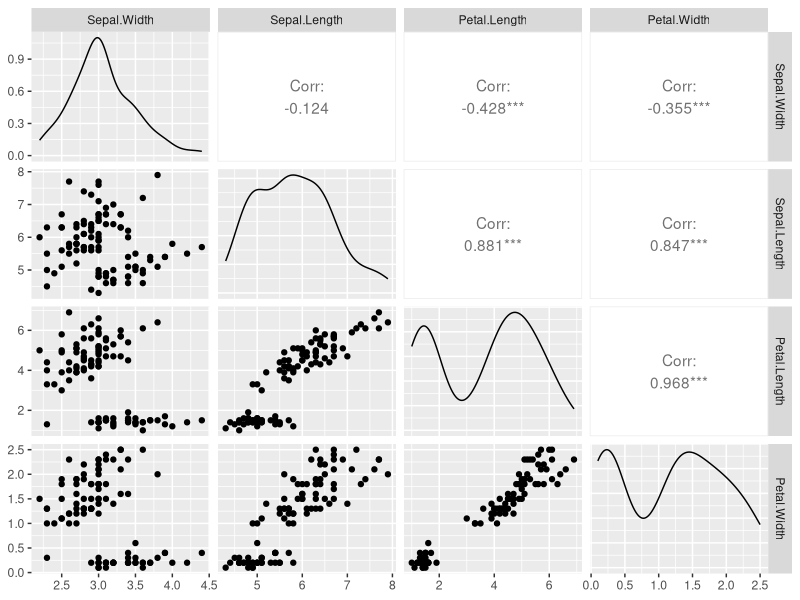
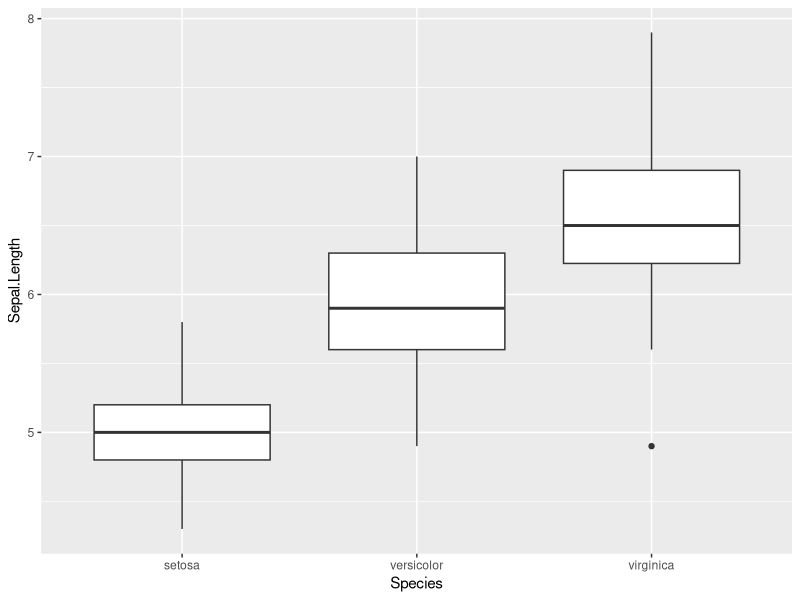
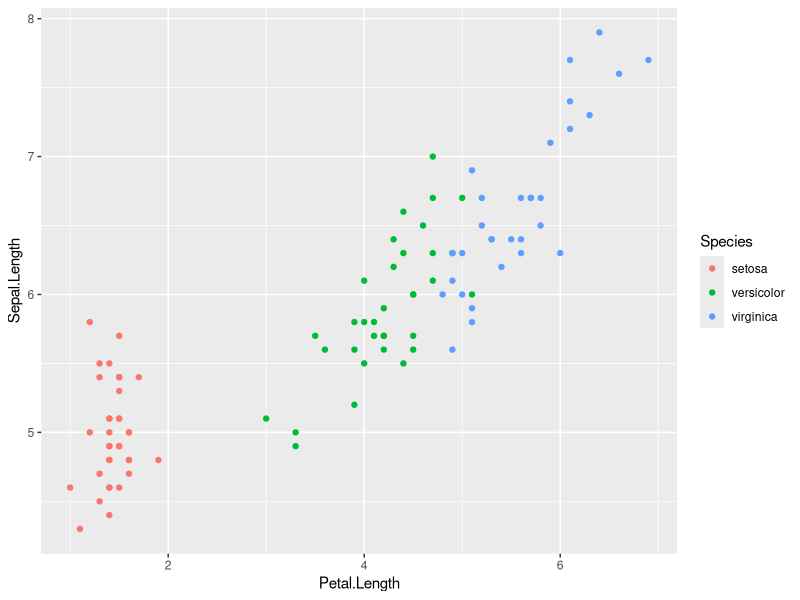
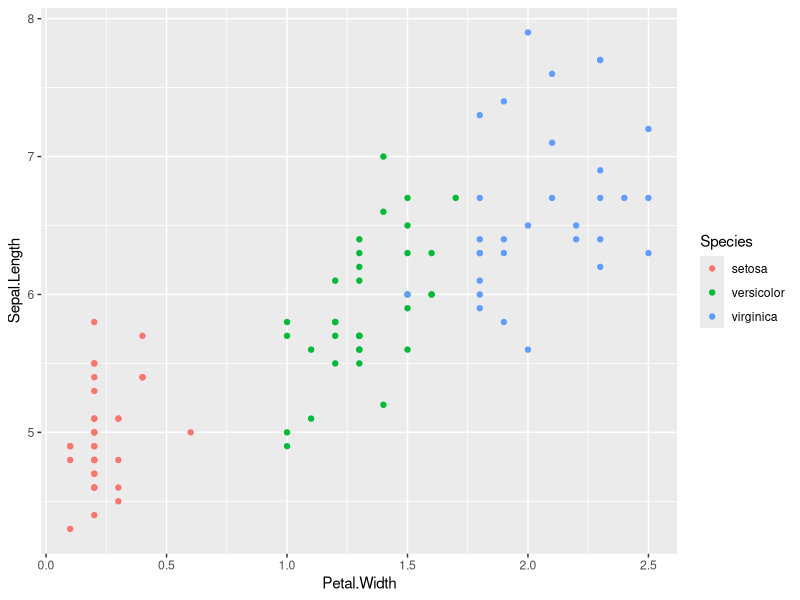
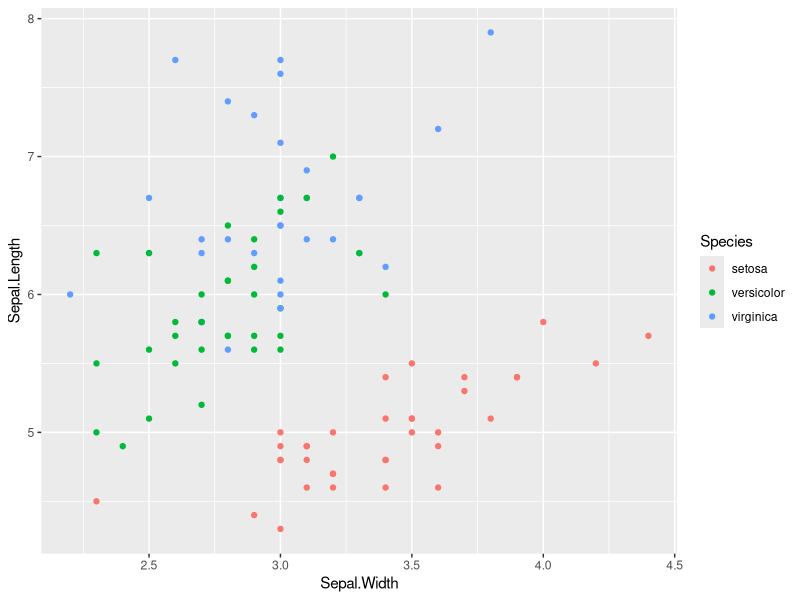
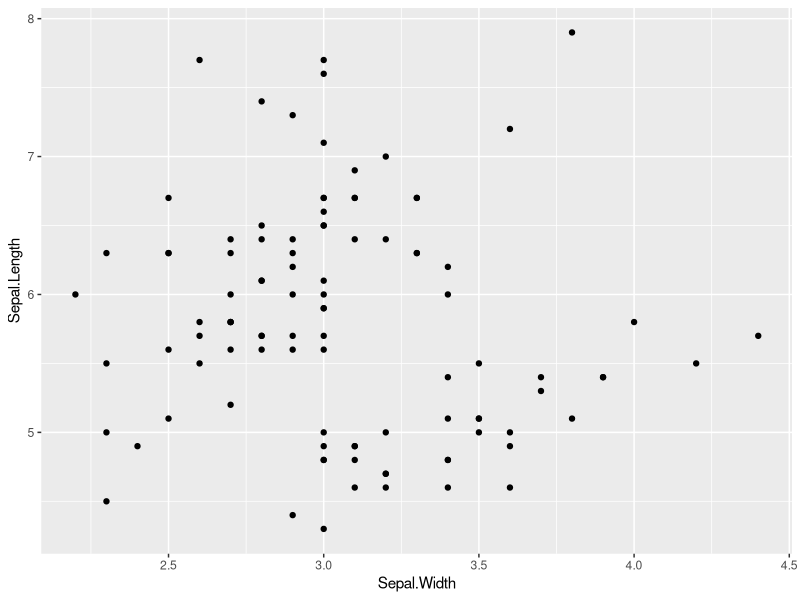
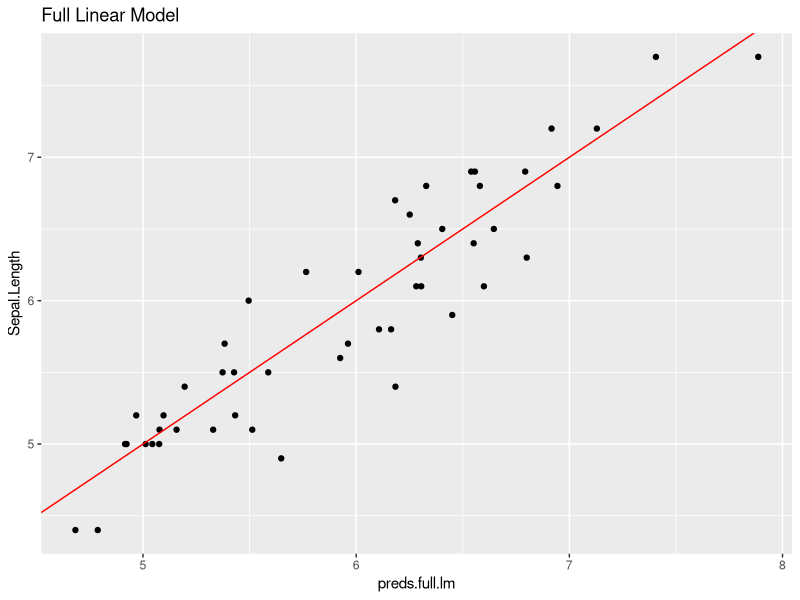
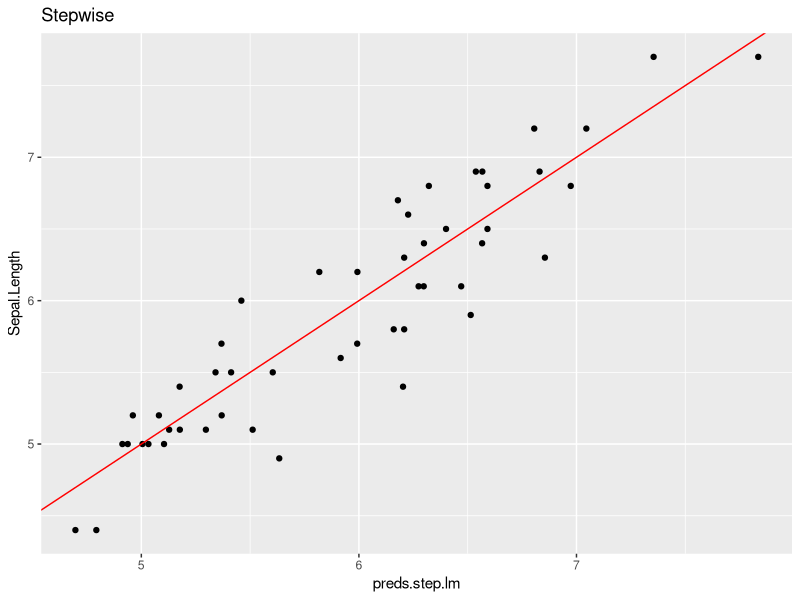

Write R code to recreate these figures, in order.
library(stats) # for step() function

# the 'iris' dataset is included with base R
head(iris)
dim(iris)

# good visual images of the variables:
# https://www.math.umd.edu/~petersd/666/html/iris_pca.html
# https://www.snaplogic.com/machine-learning-showcase/iris-flower-classification

# training / test split (no validation set this time)
set.seed(12345)
train.proportion <- 0.67
test.proportion <- 0.33

train.index <- sample(1:nrow(iris), nrow(iris)*train.proportion)
train.data <- iris[train.index,]
test.data <- iris[-train.index,]
dim(train.data)
dim(test.data)

### data exploration ###

# look at the full set of relationships between variables
# install.packages("GGally")
library(GGally)
ggpairs(subset(train.data,select=c(Sepal.Width, Sepal.Length, Petal.Length, Petal.Width)))

# boxplot of Sepal Length vs Species
ggplot(data=iris) +
  geom_boxplot(mapping = aes(x=Species, y=Sepal.Length))

# plot of Sepal Length vs Petal Length for different species
ggplot(data=train.data) + 
  geom_point(mapping = aes(x=Petal.Length, y=Sepal.Length, col=Species))

# plot of Sepal Length vs Petal Width for different species
ggplot(data=train.data) + 
  geom_point(mapping = aes(x=Petal.Width, y=Sepal.Length, col=Species))

# plot of Sepal Length vs Sepal Width for different species
ggplot(data=train.data) + 
  geom_point(mapping = aes(x=Sepal.Width, y=Sepal.Length, col=Species))

ggplot(data=train.data) + 
  geom_point(mapping = aes(x=Sepal.Width, y=Sepal.Length))

# note: there appear to be different relationships between these variables 
# for different species


### Train some models ###

# train a linear model for Petal Length against each predictor individually

# Petal Length as predictor
petal.length.lm <- lm(data = train.data, Sepal.Length ~ Petal.Length)
summary(petal.length.lm)

# Petal Width as predictor
petal.width.lm <- lm(data = train.data, Sepal.Length ~ Petal.Width)
summary(petal.width.lm)

# Sepal Width as predictor
sepal.width.lm <- lm(data = train.data, Sepal.Length ~ Sepal.Width)
summary(sepal.width.lm)
# what does the coefficient mean?

# Species 
species.lm <- lm(data = train.data, Sepal.Length ~ Species)
summary(species.lm)

  # aside: what does a linear model with only categorical predictors actually do?
  species.lm.preds <- predict(species.lm, newdata = train.data)
  head(species.lm.preds)
  table(species.lm.preds)
  
  library(tidyverse)
  train.data %>%
    group_by(Species) %>%
    summarise(avg_length=mean(Sepal.Length))

# Throw everything in together
full.lm <- lm(data=train.data, Sepal.Length ~ .)
summary(full.lm)

# backward stepwise regression
step.lm.backward <- step(full.lm, direction = "backward")
summary(step.lm.backward)

# what gets dropped?
# is this what you would expect?

# forward stepwise regression
dummy.lm <- lm(data=train.data, Sepal.Length ~ 1)
step.lm.forward <- step(dummy.lm, direction = "forward",
                        scope=list(lower=dummy.lm, upper=full.lm))
summary(step.lm.forward)

# any difference?


### Feature Engineering ###

# add an interaction term
inter.lm.1 <- lm(data=train.data, Sepal.Length ~ . + Sepal.Width*Species)
summary(inter.lm.1)

# add a bunch of interaction terms
inter.lm <- lm(data=train.data, Sepal.Length ~ . + Sepal.Width*Species + 
                 Petal.Length*Species + Petal.Width*Species + 
                 Petal.Width * Sepal.Width + Sepal.Width * Petal.Length + 
                 Petal.Length * Petal.Width)
summary(inter.lm)

# run stepwise regression again
step.lm.backward.inter <- step(inter.lm, direction="backward")
summary(step.lm.backward.inter)

# what looks like the best model?


### Model Testing ###

# produce predictions for the test set for each model
test.data$preds.full.lm <- predict(full.lm, newdata=test.data)
test.data$preds.step.lm <- predict(step.lm.backward, newdata=test.data)
test.data$preds.inter.lm <- predict(inter.lm, newdata=test.data)
test.data$preds.step.inter.lm <- predict(step.lm.backward.inter, newdata = test.data)
test.data$preds.petal.length.lm <- predict(petal.length.lm, newdata = test.data)


# plot actual values vs. predictions for each model
ggplot(data=test.data) + 
  geom_point(mapping = aes(x=preds.full.lm, y=Sepal.Length)) + 
  geom_abline(intercept = 0, slope = 1, color = "red") + 
  ggtitle("Full Linear Model")

ggplot(data=test.data) + 
  geom_point(mapping = aes(x=preds.step.lm, y=Sepal.Length)) + 
  geom_abline(intercept = 0, slope = 1, color = "red") + 
  ggtitle("Stepwise")

ggplot(data=test.data) + 
  geom_point(mapping = aes(x=preds.inter.lm, y=Sepal.Length)) + 
  geom_abline(intercept = 0, slope = 1, color = "red") + 
  ggtitle("Full Interaction Terms")

ggplot(data=test.data) + 
  geom_point(mapping = aes(x=preds.step.inter.lm, y=Sepal.Length)) + 
  geom_abline(intercept = 0, slope = 1, color = "red") + 
  ggtitle("Stepwise with Interaction Terms")

ggplot(data=test.data) + 
  geom_point(mapping = aes(x=preds.petal.length.lm, y=Sepal.Length)) + 
  geom_abline(intercept = 0, slope = 1, color = "red") + 
  ggtitle("Petal Length Only")

# accuracy metrics for each model
library(forecast)
accuracy(test.data$preds.full.lm, test.data$Sepal.Length)
accuracy(test.data$preds.step.lm, test.data$Sepal.Length)
accuracy(test.data$preds.inter.lm, test.data$Sepal.Length)
accuracy(test.data$preds.step.inter.lm, test.data$Sepal.Length)
accuracy(test.data$preds.petal.length.lm, test.data$Sepal.Length)

# R-squared for the test results
cor(test.data$preds.full.lm, test.data$Sepal.Length)^2
cor(test.data$preds.step.lm, test.data$Sepal.Length)^2
cor(test.data$preds.inter.lm, test.data$Sepal.Length)^2
cor(test.data$preds.step.inter.lm, test.data$Sepal.Length)^2
cor(test.data$preds.petal.length.lm, test.data$Sepal.Length)^2

# is this a good measure of actual model performance?
# does it have any issues?
cor(test.data$preds.full.lm, test.data$Sepal.Length)^2
cor(test.data$preds.full.lm + 10, test.data$Sepal.Length)^2

# an unbiased metric that is comparable to R-squared
# but against out-of-sample data
rsq.test <- function(preds, actuals) {
  SSE <- sum((actuals - preds) ^ 2)
  SST <- sum((actuals - mean(actuals)) ^ 2)
  rsq.test.value <- (1 - SSE / SST)
  return(rsq.test.value)
}

# "Test R-squared" for each model
rsq.test(test.data$preds.full.lm, test.data$Sepal.Length)
rsq.test(test.data$preds.step.lm, test.data$Sepal.Length)
rsq.test(test.data$preds.inter.lm, test.data$Sepal.Length)
rsq.test(test.data$preds.step.inter.lm, test.data$Sepal.Length)
rsq.test(test.data$preds.petal.length.lm, test.data$Sepal.Length)

# for comparison:
cor(test.data$preds.full.lm, test.data$Sepal.Length)^2
rsq.test(test.data$preds.full.lm, test.data$Sepal.Length)

cor(test.data$preds.full.lm+1, test.data$Sepal.Length)^2
rsq.test(test.data$preds.full.lm+1, test.data$Sepal.Length)
